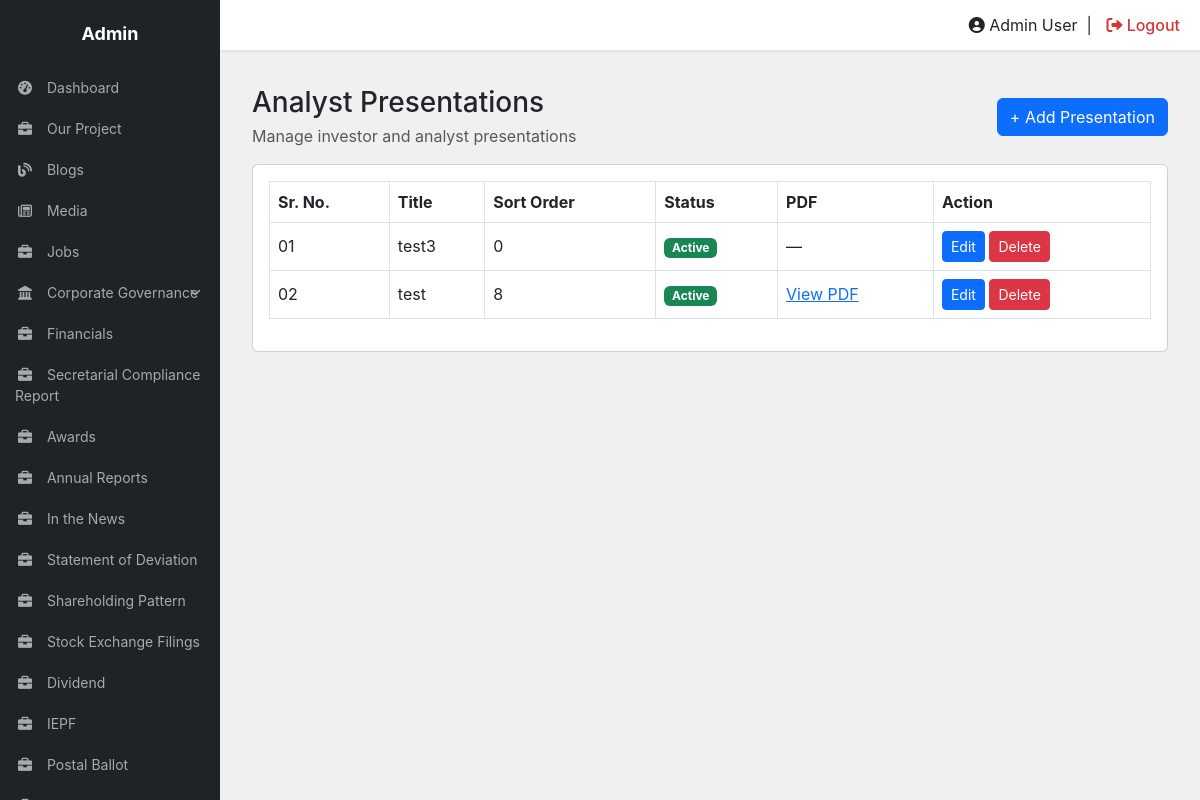
Page /crm/analyst-presentation/ (signed in) on the committed database.
### tables this page shows
CREATE TABLE `analyst_presentations` (
  `id` int(11) NOT NULL,
  `title` varchar(255) NOT NULL,
  `pdf_file` varchar(500) DEFAULT NULL,
  `sort_order` int(11) DEFAULT '0',
  `status` tinyint(1) DEFAULT '1',
  `created_at` timestamp NOT NULL DEFAULT CURRENT_TIMESTAMP,
  `updated_at` timestamp NOT NULL DEFAULT CURRENT_TIMESTAMP ON UPDATE CURRENT_TIMESTAMP
);

### crm/analyst-presentation/form_helpers.php (called while the page is built, shortened)
<?php
function e($value): string {
    return htmlspecialchars((string)$value, ENT_QUOTES, 'UTF-8');
}

### crm/analyst-presentation/index.php (the view, shortened to what this page needs)
<?php
require_once __DIR__ . '/../../dbc.php';
require_once __DIR__ . '/form_helpers.php';
$presentations = [];
$result = $conn->query("SELECT id, title, pdf_file, sort_order, status
                        FROM analyst_presentations
                        ORDER BY sort_order ASC, id DESC");
if ($result) while ($row = $result->fetch_assoc()) $presentations[] = $row;
require_once __DIR__ . '/../includes/header.php';
?>
<div class="container-fluid py-3">
    <div class="d-flex justify-content-between align-items-center mb-3">
        <div><h3 class="mb-1">Analyst Presentations</h3><p class="text-muted mb-0">Manage investor and analyst presentations</p></div>
        <a href="add.php" class="btn btn-primary">+ Add Presentation</a>
    </div>
    <div class="card"><div class="card-body table-responsive">
        <table class="table table-bordered table-hover align-middle">
            <thead><tr><th>Sr. No.</th><th>Title</th><th>Sort Order</th><th>Status</th><th>PDF</th><th>Action</th></tr></thead>
            <tbody>
            <?php if ($presentations): $i=1; foreach ($presentations as $presentation): ?>
                <tr>
                    <td><?= sprintf('%02d', $i++); ?></td>
                    <td><?= e($presentation['title']); ?></td>
                    <td><?= (int)$presentation['sort_order']; ?></td>
                    <td><?= (int)$presentation['status'] === 1 ? '<span class="badge bg-success">Active</span>' : '<span class="badge bg-secondary">Inactive</span>'; ?></td>
                    <td><?php if ($presentation['pdf_file']): ?><a href="/ajmera/<?= e(ltrim($presentation['pdf_file'], '/')); ?>" target="_blank" rel="noopener">View PDF</a><?php else: ?>—<?php endif; ?></td>
                    <td class="text-nowrap">
                        <a href="edit.php?id=<?= (int)$presentation['id']; ?>" class="btn btn-sm btn-primary">Edit</a>
                        <form method="post" action="delete.php" class="d-inline" onsubmit="return confirm('Delete this analyst presentation?');">
                            <button type="submit" class="btn btn-sm btn-danger">Delete</button>
                        </form>
                    </td>
                </tr>
            <?php endforeach; else: ?><tr><td colspan="6" class="text-center">No analyst presentations found.</td></tr><?php endif; ?>
            </tbody>
        </table>
    </div></div>
</div>
<?php require_once __DIR__ . '/../includes/footer.php'; ?>

### crm/includes/header.php (style rules this page uses)
body { background-color: #f0f0f1; font-family: -apple-system, BlinkMacSystemFont, "Segoe UI", Roboto, Oxygen-Sans, Ubuntu, Cantarell, "Helvetica Neue", sans-serif; margin: 0; overflow-x: hidden; }

### rows in the picture
analyst_presentations: title "test3", sort_order "0", status "Active"
analyst_presentations: title "test", sort_order "8", status "Active"
